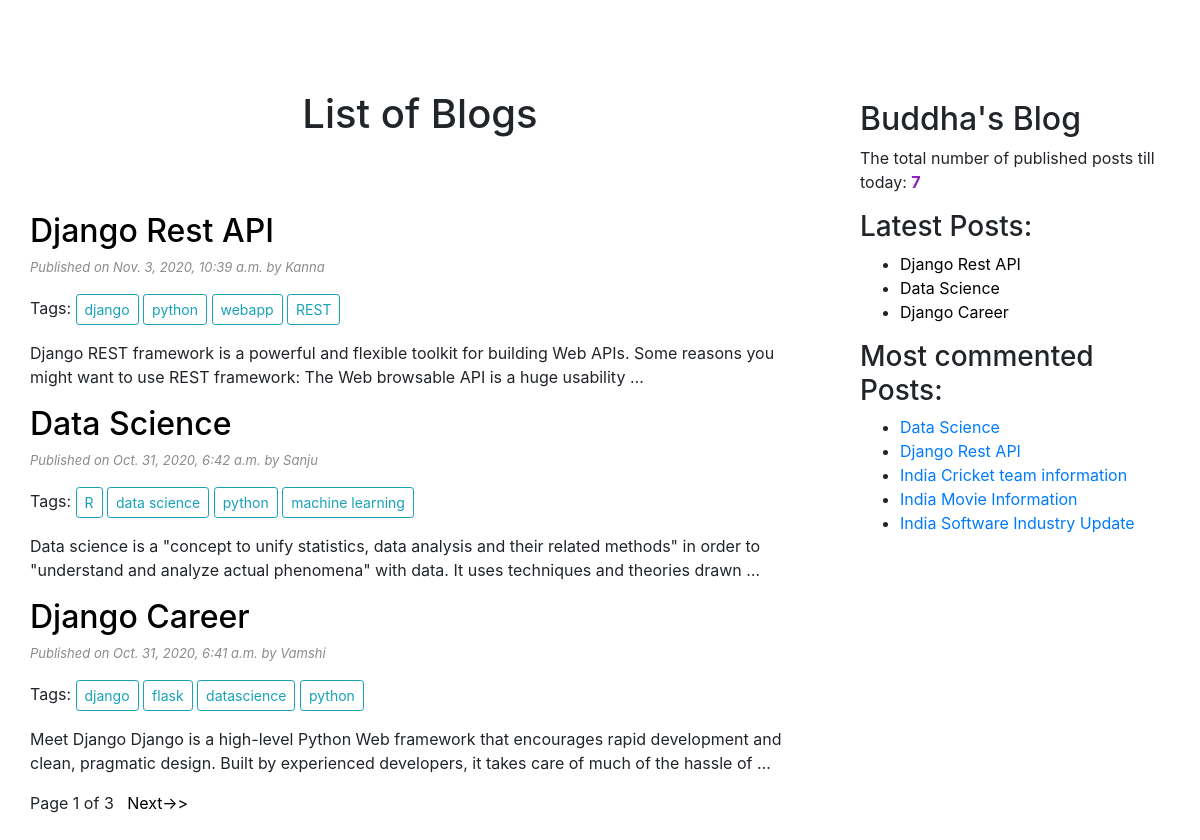
The page / on the database its author committed.
### blogapp/models.py (models this page shows, shortened)
class Post(models.Model):
    STATUS_CHOICES = (('draft', 'Draft'), ('published', 'Published'))
    title = models.CharField(max_length=256)
    slug = models.SlugField(max_length=264, unique_for_date='publish')
    author = models.ForeignKey(User, related_name='blog_posts', on_delete=models.CASCADE)
    body = models.TextField()
    publish = models.DateTimeField(default=timezone.now)
    created = models.DateTimeField(auto_now_add=True)
    updated = models.DateTimeField(auto_now=True)
    status = models.CharField(max_length=10, choices=STATUS_CHOICES, default='draft')
    objects = CustomManager()
    tags = TaggableManager()
    class Meta:
        ordering = ('-publish',)
    def get_absolute_url(self):
        return reverse('post_detail', args=[self.publish.year, self.publish.strftime('%m'),
                                            self.publish.strftime('%d'), self.slug])

### blogapp/views.py (the view)
# urls.py: path('', views.post_list_view),
def post_list_view(request, tag_slug=None):
    post_list = Post.objects.all()
    tag = None
    if tag_slug:
        tag = get_object_or_404(Tag, slug=tag_slug)
        post_list = post_list.filter(tags__in=[tag])
    paginator = Paginator(post_list, 3)
    page_number = request.GET.get('page')
    try:
        post_list = paginator.page(page_number)
    except PageNotAnInteger:
        post_list = paginator.page(1)
    except EmptyPage:
        post_list = paginator.page(paginator.num_pages)
    return render(request, 'blogapp/post_list.html', {'post_list': post_list, 'tag': tag})

### blogapp/models.py (called while the page is built)
    def get_queryset(self):
        return super().get_queryset().filter(status='published')

### blogapp/templatetags/blogapp_tags.py (called while the page is built)
@register.simple_tag(name='my_tag')
def total_posts():
    return Post.objects.count()

@register.inclusion_tag('blogapp/latest_posts123.html')
def show_latest_posts():
    latest_posts = Post.objects.order_by('-publish')[:3]
    return {'latest_posts': latest_posts}

@register.simple_tag
def get_most_commented_posts(count=5):
    return Post.objects.annotate(total_comments=Count('comments')).order_by('-total_comments')[:count]

### templates/blogapp/post_list.html (shortened to what this page needs)
<!DOCTYPE html>
{% extends 'blogapp/base.html'%}
    {%block content%}
    <h1>List of Blogs</h1><hr>
    {%for post in post_list%}
        <a class="one" href="{{post.get_absolute_url}}"><h2>{{post.title}}</h2></a>
        <p id="date">Published on {{post.publish}} by {{post.author|title}}</p>
        <p >Tags:
            {%for tag in post.tags.all %}
            <a href="{%url 'post_list_by_tag_name' tag.slug%}" class="btn btn-outline-info btn-sm">{{tag.name}}</a>
            {%endfor%}
        </p>
        {{post.body|truncatewords:30|linebreaks}}
    {%endfor%}
    {%include 'blogapp/pagination.html' with page=post_list%}
    {%endblock%}

### templates/blogapp/base.html (shortened to what this page needs)
<!DOCTYPE html>
{%load blogapp_tags%}
{%load static%}
<html lang="en">
<head>
    <link rel="stylesheet" href="https://stackpath.bootstrapcdn.com/bootstrap/4.3.1/css/bootstrap.min.css"
>
    <link rel="stylesheet" href="{% static "css/blogstyle.css" %}">
</head>
<body>
<div class="content">
    {%block content%}
    {%endblock%}
</div>
<div class="sidebar">
    <h2>Buddha's Blog</h2>
    <p>The total number of published posts till today: <span id="pcount">{%my_tag%}</span></p>
    <h3>Latest Posts: </h3>{% show_latest_posts %}
    <h3>Most commented Posts:</h3>
    {% get_most_commented_posts as most_commented_posts %}
    <ul>
        {%for post in most_commented_posts%}
        <li><a href="{{post.get_absolute_url}}">{{post.title}}</a></li>
        {%endfor%}
    </ul>
</div>
</body>
</html>

### templates/blogapp/latest_posts123.html
<ul>
    {%for post in latest_posts %}
    <li><a class="one" href="{{post.get_absolute_url}}">{{post.title}}</a></li>
    {%endfor%}
</ul>

### static/css/blogstyle.css (style rules this page uses)
.content { width : 70% ; float : left ; padding : 30px; margin-top: 60px; }
.sidebar { width: 30% ; float: right ; padding : 20px; margin-top: 80px; }
h1 { text-align: center; padding-bottom : 10px }
hr { overflow: visible; height: 30px; border-style: solid; border-color: white; border-width: 2px 0 0 0; }
#date,#ch { font-size: 13px; font-style: italic; color:#8B8B8B; }
#pcount { color: #8D20C4; font-weight: bold; }
a.one:link { color:#000000; }

### rows shown on the page
Post: title "Django Rest API", publish "Nov. 3, 2020, 10:39 a.m.", author "Kanna", body "Django REST framework is a powerful and flexible toolkit for building Web APIs. Some reasons you might want to use REST framework: The Web browsable API is a huge usability …"
Tag: name "django"
Tag: name "python"
Tag: name "webapp"
Tag: name "REST"
Post: title "Data Science", publish "Oct. 31, 2020, 6:42 a.m.", author "Sanju", body "Data science is a \"concept to unify statistics, data analysis and their related methods\" in order to \"understand and analyze actual phenomena\" with data. It uses techniques and theories drawn …"
Tag: name "R"
Tag: name "data science"
Tag: name "machine learning"
Post: title "Django Career", publish "Oct. 31, 2020, 6:41 a.m.", author "Vamshi", body "Meet Django Django is a high-level Python Web framework that encourages rapid development and clean, pragmatic design. Built by experienced developers, it takes care of much of the hassle of …"
Tag: name "flask"
Tag: name "datascience"
Post: title "India Cricket team information"
Post: title "India Movie Information"
Post: title "India Software Industry Update"

### other values the page prints
{{ page.number }} "1"
{{ page.paginator.num_pages }} "3"
